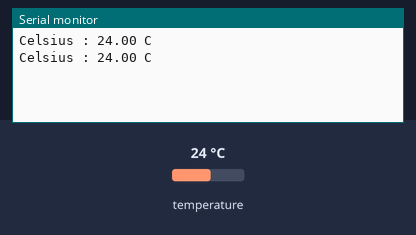
Bench run of a sketch on a simulated Arduino Uno, built with avr-gcc and run on an emulated ATmega328P. Parts: the last lines printed to the serial monitor. Wiring (inferred from the names in the program): HTU21/Si7021 sensor at I2C address 0x40. The inputs (shaded band) are chosen by the test bench; at power-on: temperature 24 °C.

Above: at 2.2 s.
2.3 s: temperature set to 12 °C
At 3.6 s:
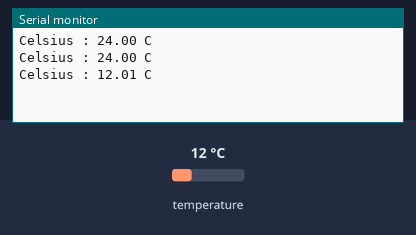
4.0 s: temperature set to 19 °C
At 5.9 s:
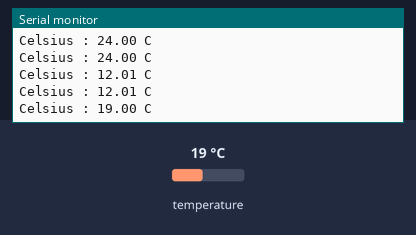
Timing chart, 0 to 7.4 s (numbered marks = the images above; inputs shaded):
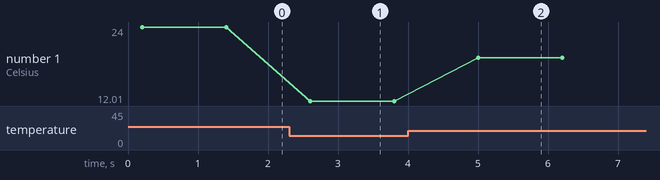

Measured:
- after the input at 2.3 s, the serial monitor: prints a new line after 0.30 s (image 1)
- after the input at 4.0 s, the serial monitor: prints a new line after 1.0 s (image 2)
- plotted number 1: 24 → 12.01 after the input at 2.3 s, 12.01 → 19 after the input at 4.0 s

The sketch:

SI7051_no_lib.ino
```cpp
#include "Wire.h"
#define SERIAL_BAUD   115200
#define SERIAL_EN                //comment out if you don't want any serial output

#ifdef SERIAL_EN
  #define SERIAL_BAUD   115200
  #define DEBUG(input)   {Serial.print(input);}
  #define DEBUGln(input) {Serial.println(input);}
  #define SERIALFLUSH() {Serial.flush();}
#else
  #define DEBUG(input);
  #define DEBUGln(input);
  #define SERIALFLUSH();
#endif

#define si7051Addr 0x40
float dewpout_eu;

void setup() {
  Wire.begin();
#ifdef SERIAL_EN
  Serial.begin(SERIAL_BAUD);
#endif
}

void loop() {
  unsigned int data[2];
  Wire.beginTransmission(si7051Addr);
  // Send temperature measurement command
  Wire.write(0xF3);
  Wire.endTransmission();
  delay(200);
  // Request 2 bytes of data
  Wire.requestFrom(si7051Addr, 2);
  // Read 2 bytes of data for temperature
  if (Wire.available() == 2)
  {
    data[0] = Wire.read();
    data[1] = Wire.read();
  }

  // Convert the data
  float temp  = ((data[0] * 256.0) + data[1]);
  float celsTemp = ((175.72 * temp) / 65536.0) - 46.85;

  // Output data to serial monitor
  Serial.print("Celsius : ");
  Serial.print(celsTemp);
  Serial.println(" C");
  delay(1000);

}
```
